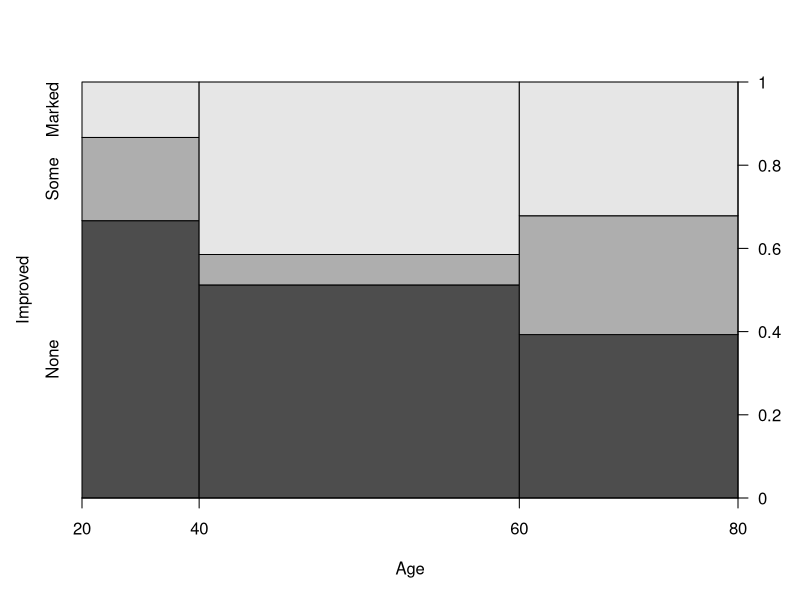
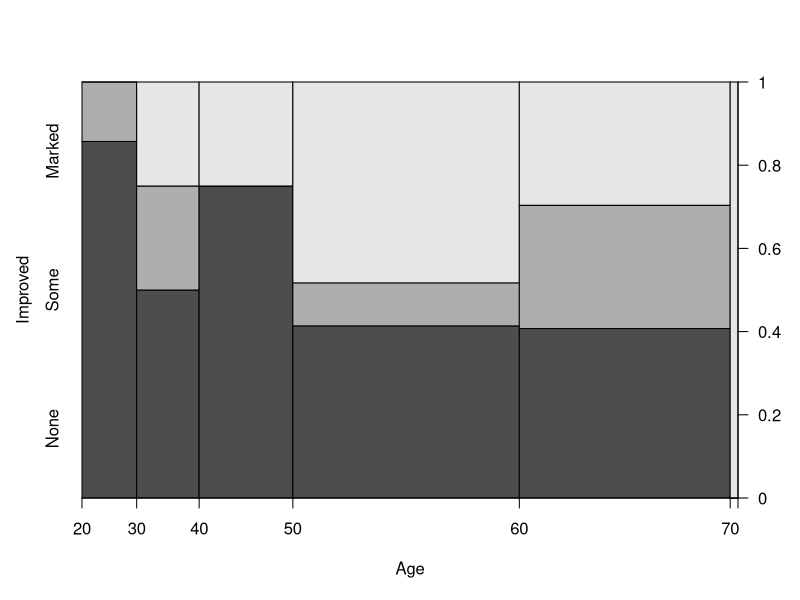
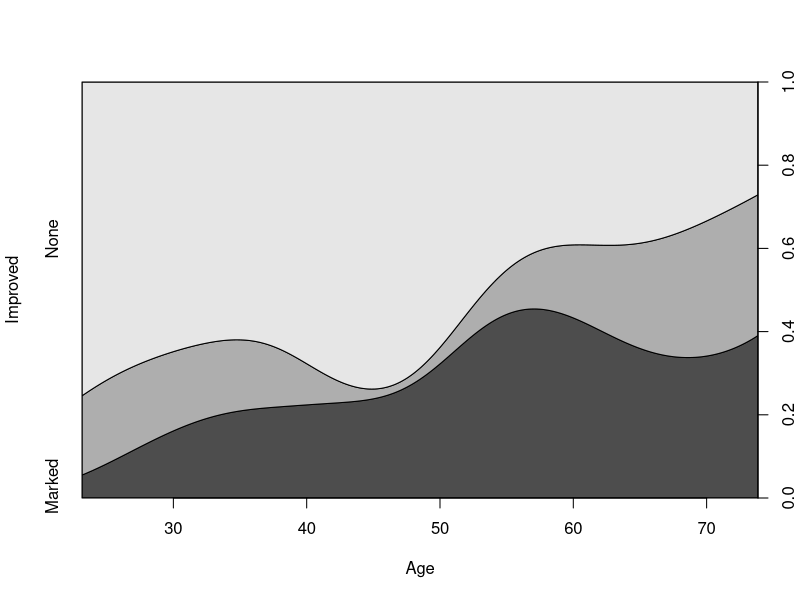
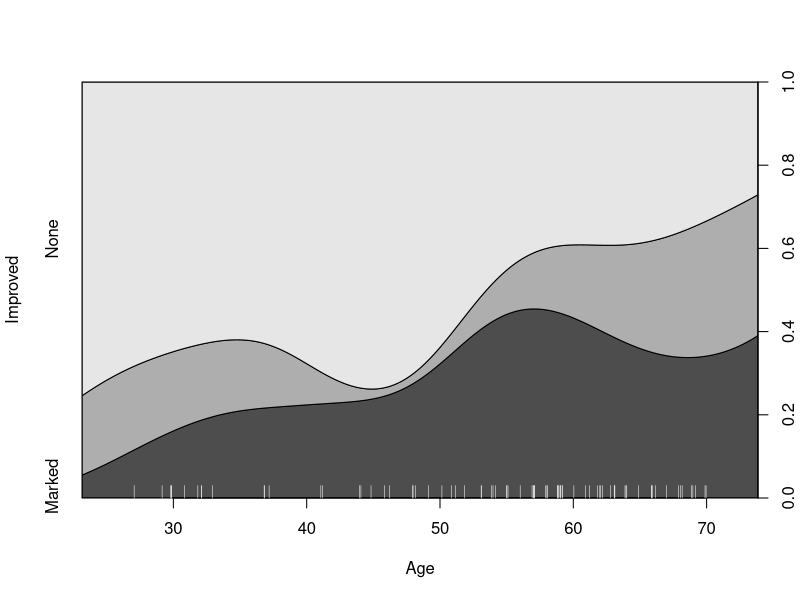
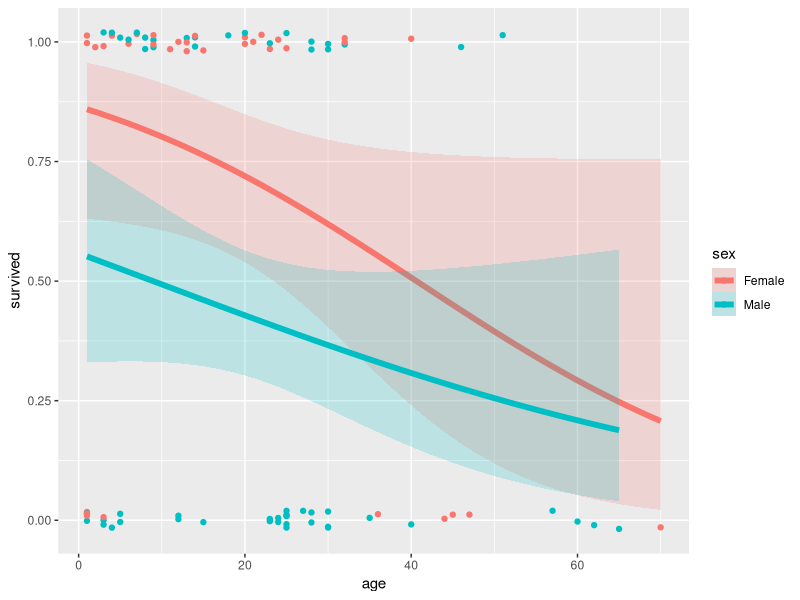
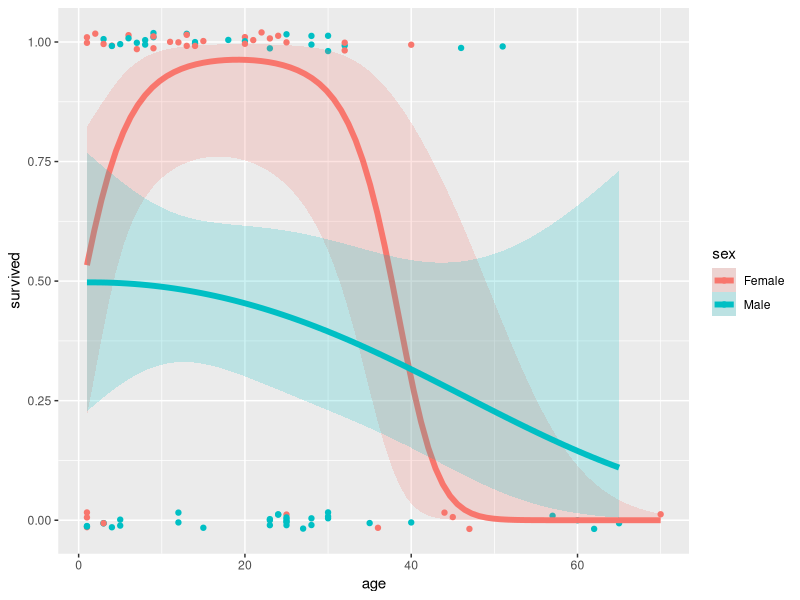

Write the R code that produced these figures, in order.
## ---- chunk 1
knitr::opts_chunk$set(
  collapse = TRUE,
  warning = FALSE,
  fig.height = 6,
  fig.width = 7,
#  fig.path = "fig/tut05-",
  fig.align = "center",
  dev = "png",
  comment = "##"
)

# save some typing
knitr::set_alias(w = "fig.width",
                 h = "fig.height",
                 cap = "fig.cap")

# preload datasets ???
set.seed(1071)
library(vcd)
library(vcdExtra)
library(ggplot2)
data(Arthritis, package="vcd")
art <- xtabs(~Treatment + Improved, data = Arthritis)
#if(!file.exists("fig")) dir.create("fig")

## ---- chunk 2
#| fig.height = 6,
#| fig.width = 6,
#| fig.show = "hold",
#| out.width = "46%",
#| fig.align = "center",
#| cap = "Spine plots for the `Arthritis` data"
(spine(Improved ~ Age, data = Arthritis, breaks = 3))
(spine(Improved ~ Age, data = Arthritis, breaks = "Scott"))
## ---- chunk 3
#| cdplot,
#| fig.height = 5,
#| fig.width = 5,
#| cap = "Conditional density plot for the `Arthritis` data showing the variation of Improved with Age."
cdplot(Improved ~ Age, data = Arthritis)
## ---- chunk 4
#| cdplot1,
#| fig.height = 5,
#| fig.width = 5,
cdplot(Improved ~ Age, data = Arthritis)
with(Arthritis, rug(jitter(Age), col="white", quiet=TRUE))
## ---- chunk 5
data(Donner, package="vcdExtra")
str(Donner)
## ---- chunk 6
#| donner3a,
#| echo = FALSE,
#| fig.height = 6,
#| fig.width = 6,
#| fig.show = "hold",
#| out.width = "46%",
#| cap = "Logistic regression plots for the  `Donner` data	showing survival vs. age, by sex. Left: linear logistic model; right: quadratic model {#fig:donner3}"
# separate linear fits on age for M/F
ggplot(Donner, aes(age, survived, color = sex)) +
  geom_point(position = position_jitter(height = 0.02, width = 0)) +
  stat_smooth(method = "glm", 
              method.args = list(family = binomial), 
              formula = y ~ x,
              alpha = 0.2, size=2, aes(fill = sex))

# separate quadratics
ggplot(Donner, aes(age, survived, color = sex)) +
  geom_point(position = position_jitter(height = 0.02, width = 0)) +
  stat_smooth(method = "glm", 
              method.args = list(family = binomial), 
              formula = y ~ poly(x,2),
              alpha = 0.2, size=2, aes(fill = sex))
